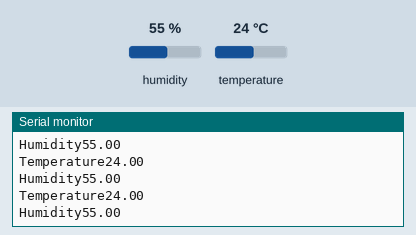
Recording of a sketch running on a simulated Arduino Uno, built with avr-gcc and run on an emulated ATmega328P. Shown: the last lines printed to the serial monitor. The inputs (shaded band) are chosen by the test bench; at power-on: humidity 55 %, temperature 24 °C.

Above: at 3.2 s.
3.3 s: humidity set to 22 %
At 4.0 s:
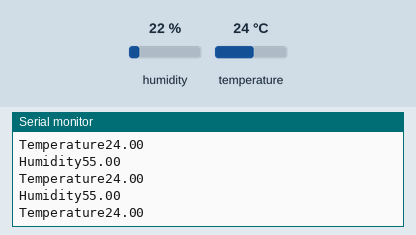
9.3 s: temperature set to 12 °C
At 10.4 s:
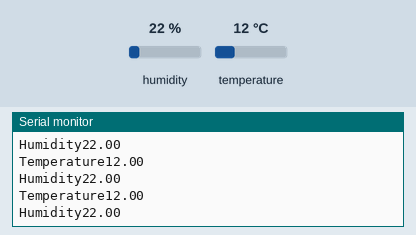
12.0 s: humidity set to 40 %
At 12.9 s:
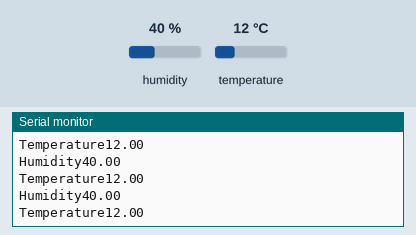
Timing chart, 0 to 15.0 s (numbered marks = the images above; inputs shaded):
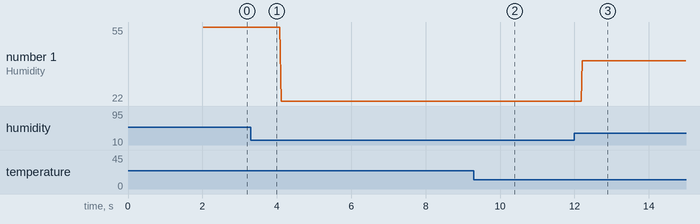

The sketch:

week5b.ino
```cpp
#include<DHT.h>
DHT dht(8,DHT11);
float h,t;
void setup() {
  Serial.begin(9600);
  dht.begin(9600);
  Serial.println("Connect DHT to GV89");
  Serial.println("Starting DHT test");
  delay(2000);
}
void loop() {
  h = dht.readHumidity();
  t = dht.readTemperature();
  if(isnan(h)||isnan(t)){
    Serial.println("Failed to read from dht");
  }else{
    Serial.print("Humidity");
    Serial.println(h);
    Serial.print("Temperature");
    Serial.println(t);
  }
}
```

Measured:
- after the input at 9.3 s, the serial monitor: prints a new line after 0.91 s (image 2)
- after the input at 12.0 s, the serial monitor: prints a new line after 0.22 s (image 3)
- plotted number 1: 55 → 22 after the input at 3.3 s, 22 → 40 after the input at 12.0 s
